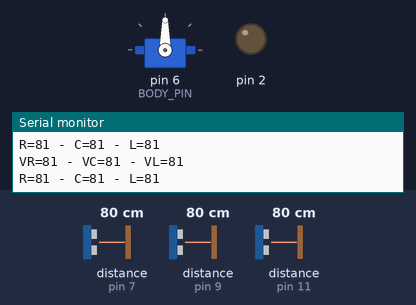
A sketch run on a simulated Arduino Uno, built with avr-gcc and run on an emulated ATmega328P. On the bench: servo, output pins drawn as LEDs (lit = HIGH), the last lines printed to the serial monitor. The inputs (shaded band) are chosen by the test bench; at power-on: distance to the obstacle (sensors on pin 7, pin 11, pin 9) 80 cm. The echo pulse lasts 58.3 µs per cm.

Above: at 3.8 s.
3.9 s: distance to the obstacle (sensor on pin 7) set to 62 cm
5.9 s: distance to the obstacle (sensor on pin 7) set to 54 cm
At 8.8 s:
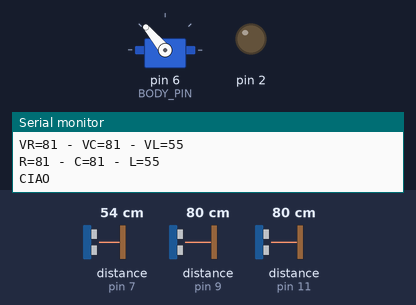
8.9 s: distance to the obstacle (sensor on pin 11) set to 38 cm
10.7 s: distance to the obstacle (sensor on pin 11) set to 32 cm
At 13.36 s:
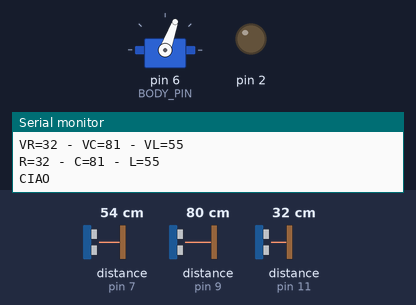
13.7 s: distance to the obstacle (sensor on pin 11) set to 60 cm
At 14.8 s:
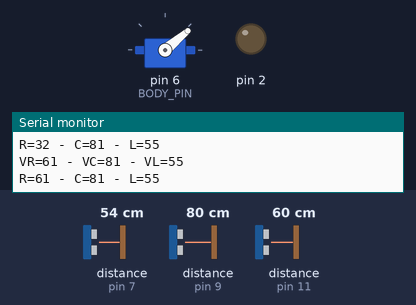
15.6 s: distance to the obstacle (sensor on pin 7) set to 43 cm
18.6 s: distance to the obstacle (sensor on pin 7) set to 38 cm
At 20.86 s:
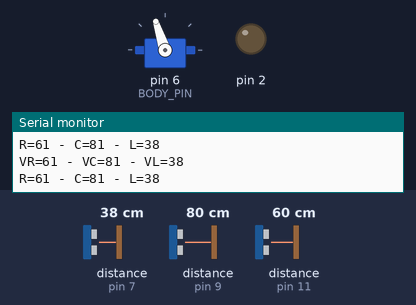
Timing chart, 0 to 22.6 s (numbered marks = the images above; inputs shaded):
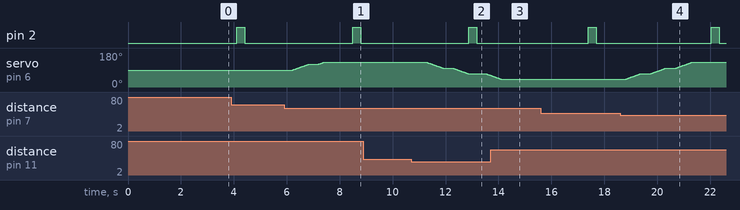

Measured:
- the behaviour switches between 60 and 59 cm on distance to the obstacle (sensor on pin 7) (found by bisection; images 0 and 1)
- the behaviour switches between 35 and 34 cm on distance to the obstacle (sensor on pin 11) (found by bisection; images 1 and 2)
- the behaviour switches between 41 and 40 cm on distance to the obstacle (sensor on pin 7) (found by bisection; images 3 and 4)
- after the input at 5.9 s, servo on pin 6 (BODY_PIN): moves from 90° to 130° over 1.1 s, starting after 0.33 s
- after the input at 10.7 s, servo on pin 6 (BODY_PIN): moves from 130° to 62° over 2.4 s, starting after 0.62 s
- after the input at 13.7 s, servo on pin 6 (BODY_PIN): goes on until 14.1 s, then stays 40°
- after the input at 18.6 s, servo on pin 6 (BODY_PIN): moves from 40° to 130° over 2.5 s, starting after 0.19 s

The sketch:

Gonzalo_Body.ino
```cpp
/*
 * Servo Gonzalo
 * This arduino manage the sonar and movements of body
 */
#include <Servo.h>
#include <NewPing.h>

#define MAX_DISTANCE 400 // Maximum distance we want to ping for (in centimeters). Maximum sensor distance is rated at 400-500cm.

#define TRIGGER_PIN1  12  // Arduino pin tied to trigger pin on the ultrasonic sensor.
#define ECHO_PIN1     11  // Arduino pin tied to echo pin on the ultrasonic sensor.

#define TRIGGER_PIN2  10  // Arduino pin tied to trigger pin on the ultrasonic sensor.
#define ECHO_PIN2    9  // Arduino pin tied to echo pin on the ultrasonic sensor.

#define TRIGGER_PIN3  8  // Arduino pin tied to trigger pin on the ultrasonic sensor.
#define ECHO_PIN3    7  // Arduino pin tied to echo pin on the ultrasonic sensor.

//Right
NewPing right(TRIGGER_PIN1, ECHO_PIN1, MAX_DISTANCE); // NewPing setup of pins and maximum distance.
//Center
NewPing center(TRIGGER_PIN2, ECHO_PIN2, MAX_DISTANCE); // NewPing setup of pins and maximum distance.
//Left
NewPing left(TRIGGER_PIN3, ECHO_PIN3, MAX_DISTANCE); // NewPing setup of pins and maximum distance.
//distance of every sonar
int distR[3], distL[3], distC[3];
double sonarTime;
//Servo for the rotation and its position
#define BODY_PIN 6
Servo bodyMotor;

//Variable to manage Hello
long helloTime;

int r,c,l;
static int MAX=3;

void setup() {
  //BODY
  Serial.begin(9600);
  bodyMotor.attach(BODY_PIN);
  bodyMotor.write(90);
  delay(500);
  bodyMotor.detach();
  for(int i=0;i<MAX;i++)
  {
    distR[i]=right.ping_median();
    distR[i]=right.convert_cm(distR[i]);
  }
  delay(30);
  for(int i=0;i<MAX;i++)
  {
    distC[i]=center.ping_median();
    distC[i]=center.convert_cm(distC[i]);
  }
  delay(30);
  for(int i=0;i<MAX;i++)
  {
    distL[i]=left.ping_median();
    distL[i]=left.convert_cm(distL[i]);
  }
  //Set up hello
  helloTime=0;
  c=400;
  pinMode(2, OUTPUT);
  digitalWrite(2, LOW);
  delay(1000);
}
void loop() {
  checkSonar();
  /*Serial.print("CCCCCCC=");
  Serial.println(c);*/
  if(millis()-helloTime>=4000 && (c<170 && c!=0))
  {
    Serial.println("CIAO");
    sayHello();
    helloTime=millis();
  }
}

//MANAGE SONAR AND ROTATION OF ROBOT
void checkSonar()
{
  for(int i=0;i<MAX;i++)
    distR[i]=distR[i+1];
  distR[MAX-1]=right.ping_median(5);
  distR[MAX-1]=right.convert_cm(distR[MAX-1]);
  //delay(30);
  for(int i=0;i<MAX;i++)
    distC[i]=distC[i+1];
  distC[MAX-1]=center.ping_median(5);
  distC[MAX-1]=center.convert_cm(distC[MAX-1]);
  //delay(30);
  for(int i=0;i<MAX;i++)
    distL[i]=distL[i+1];
  distL[MAX-1]=left.ping_median(5);
  distL[MAX-1]=left.convert_cm(distL[MAX-1]);
  Serial.print("VR=");
  Serial.print(distR[MAX-1]);
  Serial.print(" - ");

  Serial.print("VC=");
  Serial.print(distC[MAX-1]);
  Serial.print(" - ");

  Serial.print("VL=");
  Serial.println(distL[MAX-1]);
  //delay(30);
  r=distR[MAX-1],c=distC[MAX-1],l=distL[MAX-1];
  if(distR[MAX-1]==0 || distC[MAX-1]==0 || distL[MAX-1]==0)
  {
    for(int i=0;i<MAX;i++)
    {
      if(distR[i]!=0)
        r=distR[i];
      if(distC[i]!=0)
        c=distC[i];
      if(distL[i]!=0)
        l=distL[i];
    }
  }
  Serial.print("R=");
  Serial.print(r);
  Serial.print(" - ");

  Serial.print("C=");
  Serial.print(c);
  Serial.print(" - ");

  Serial.print("L=");
  Serial.println(l);

  if(r==0)
    r=400;
  if(c==0)
    c=400;
  if(l==0)
    l=400;
  if(c<20)//if there is someone in front of him he doesn't do useless movement
    return;

  bodyMotor.attach(BODY_PIN);
  if(r+20<c && r+20<l){
    int angolo=60;
    if(r<120)
      angolo=40;
    if(r<100)
      angolo=30;
    for(int i=0;i<angolo;i++)
    {
      if(bodyMotor.read()>30)
        bodyMotor.write(bodyMotor.read()-1);
      else
        break;
      delay(20);
    }

  }
  if(l+20<c && l+20<r){
    int angolo=60;
    if(l<120)
      angolo=40;
    if(l<100)
      angolo=30;
    for(int i=0;i<angolo;i++)
    {
      if(bodyMotor.read()<130)
        bodyMotor.write(bodyMotor.read()+1);
      else
        break;
      delay(20);
    }
  }
  bodyMotor.detach();
  /*Serial.print("Ping1: ");
  Serial.print(distR ); // Send ping, get distance in cm and print result (0 = outside set distance range)

  Serial.print("Ping2: ");
  Serial.print(distC ); // Send ping, get distance in cm and print result (0 = outside set distance range)

  Serial.print("Ping3: ");
  Serial.println(distL ); // Send ping, get distance in cm and print result (0 = outside set distance range)*/
}

void sayHello()
{
  /*
   * Send to the secondary arduino the command to say hello
   */
  digitalWrite(2,HIGH);
  delay(300);
  digitalWrite(2,LOW);
}
```
